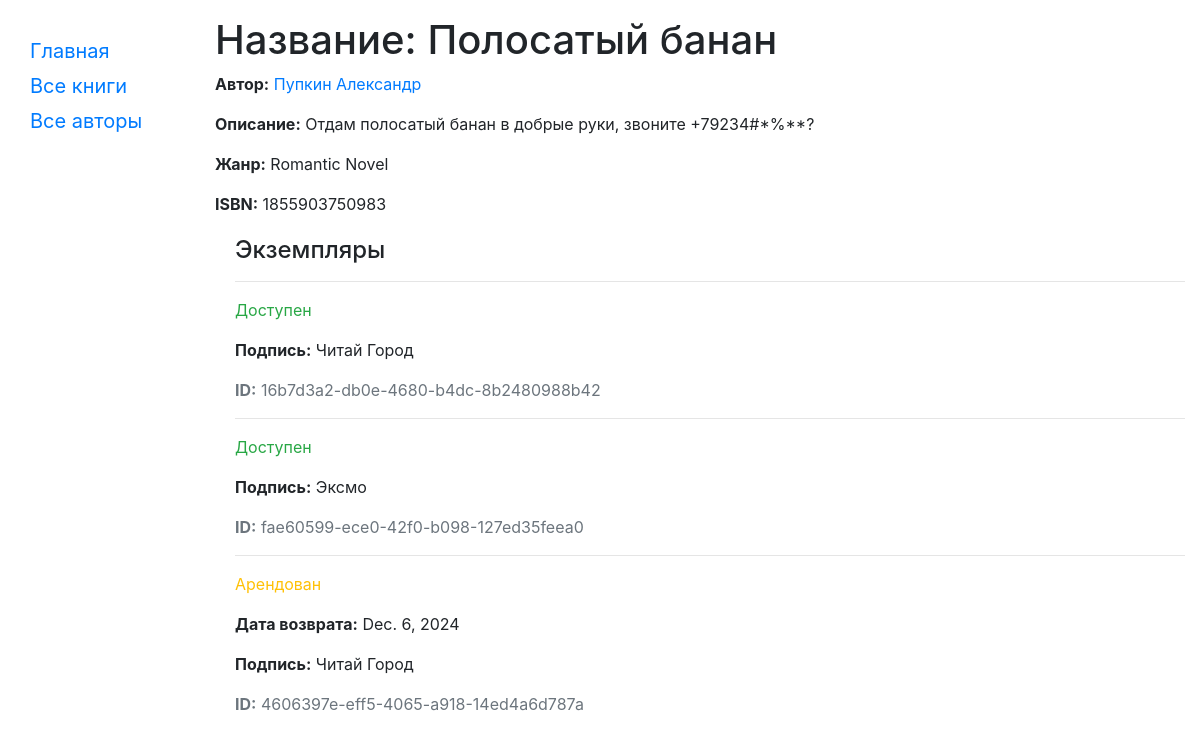
The page /catalog/book/1 on the database as committed earlier.
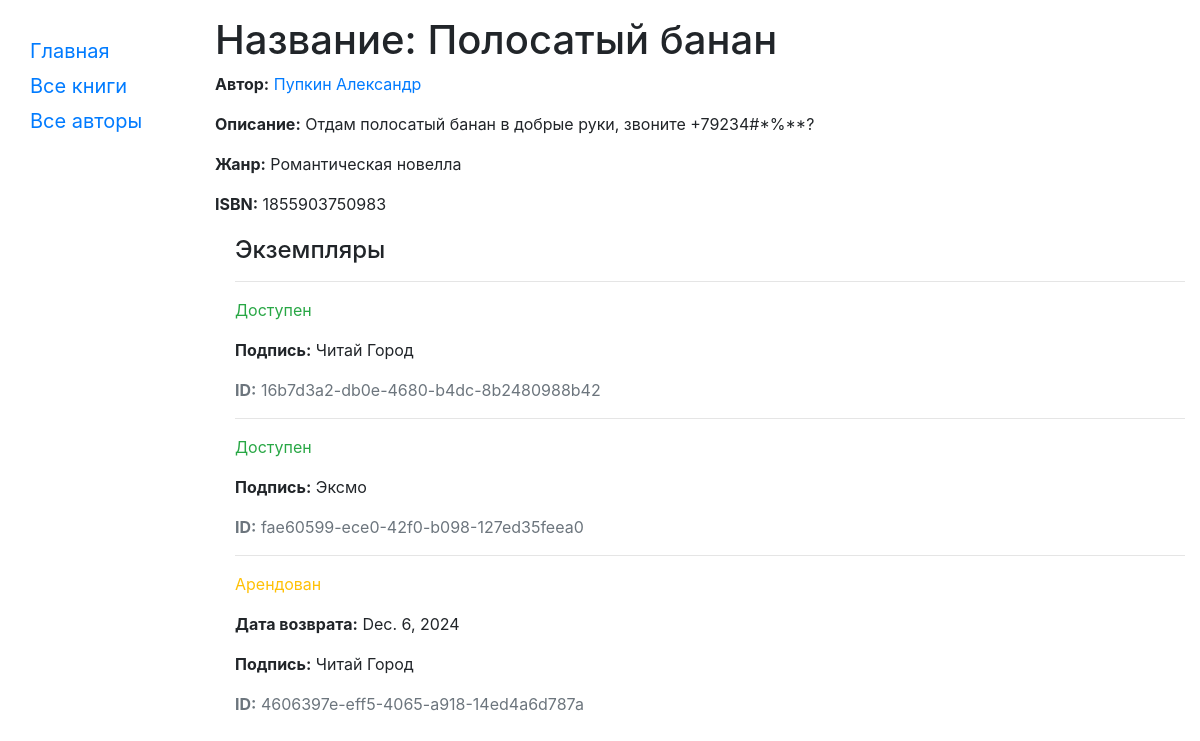
The same page on the database as committed later.
### catalog/models.py (models this page shows)
class Genre(models.Model):
    name = models.CharField(max_length=200, help_text="Enter a book genre (e.g. Science Fiction, French Poetry etc.)")
    def __str__(self):
        return self.name

### catalog/views.py (the view)
# urls.py: url(r'^book/(?P<pk>\d+)$', views.BookDetailView.as_view(), name='book-detail'),
class BookDetailView(generic.DetailView):
    model = Book

### catalog/models.py (called while the page is built)
    def __str__(self):
        return f'{self.last_name} {self.first_name}'

### catalog/templates/catalog/book_detail.html
{% extends "base_generic.html" %}
{% block content %}
  <h1>Название: {{ book.title }}</h1>
  <p><strong>Автор:</strong> <a href="{% url 'author-detail' book.author.pk %}">{{ book.author }}</a>
  <p><strong>Описание:</strong> {{ book.summary }}</p>
  <p><strong>Жанр:</strong> {% for genre in book.genre.all %} {{ genre }}{% if not forloop.last %}, {% endif %}{% endfor %}</p>
  <p><strong>ISBN:</strong> {{ book.isbn }}</p>
  <div style="margin-left:20px;margin-top:20px">
    <h4>Экземпляры</h4>
    {% for copy in book.bookinstance_set.all %}
    <hr>
    <p class="{% if copy.status == 'a' %}text-success{% elif copy.status == 'm' %}text-danger{% else %}text-warning{% endif %}">{{ copy.get_status_display }}</p>
    {% if copy.status != 'a' %}<p><strong>Дата возврата:</strong> {{copy.due_back}}</p>{% endif %}
    <p><strong>Подпись:</strong> {{copy.imprint}}</p>
    <p class="text-muted"><strong>ID:</strong> {{copy.id}}</p>
    {% endfor %}
  </div>
{% endblock %}

Rows that differ between the two databases and show on the page:
changed Genre: name "Romantic Novel" → "Романтическая новелла"
